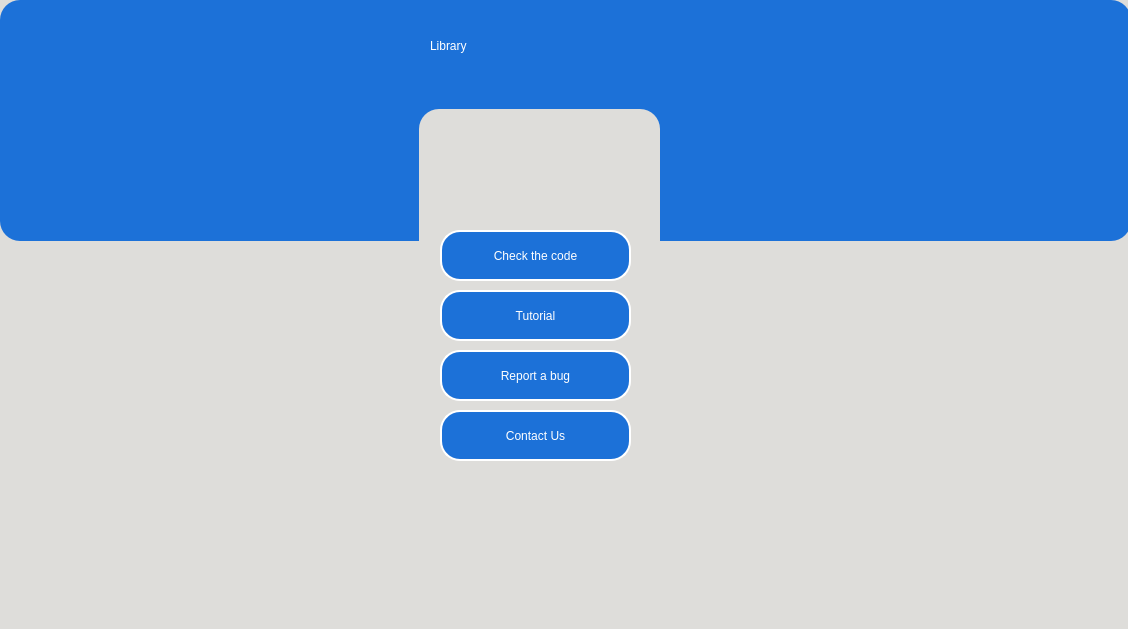
<?xml version="1.0" encoding="UTF-8"?>
<ui version="4.0">
 <class>HelpWindow</class>
 <widget class="QMainWindow" name="HelpWindow">
  <property name="geometry">
   <rect>
    <x>0</x>
    <y>0</y>
    <width>1128</width>
    <height>629</height>
   </rect>
  </property>
  <property name="windowTitle">
   <string>Help</string>
  </property>
  <property name="styleSheet">
   <string notr="true">background-color: rgb(222, 221, 218);</string>
  </property>
  <widget class="QWidget" name="centralwidget">
   <widget class="QFrame" name="frame_11">
    <property name="geometry">
     <rect>
      <x>0</x>
      <y>0</y>
      <width>1131</width>
      <height>241</height>
     </rect>
    </property>
    <property name="styleSheet">
     <string notr="true">border: 1px ;
border-radius: 20px;
background-color: rgb(28, 113, 216);</string>
    </property>
    <property name="frameShape">
     <enum>QFrame::StyledPanel</enum>
    </property>
    <property name="frameShadow">
     <enum>QFrame::Raised</enum>
    </property>
    <widget class="QLabel" name="label18">
     <property name="geometry">
      <rect>
       <x>430</x>
       <y>10</y>
       <width>221</width>
       <height>71</height>
      </rect>
     </property>
     <property name="styleSheet">
      <string notr="true">font: 63 italic 40pt &quot;URW Bookman&quot;;
color:white;</string>
     </property>
     <property name="text">
      <string>Library</string>
     </property>
    </widget>
    <widget class="QPushButton" name="icon8">
     <property name="geometry">
      <rect>
       <x>560</x>
       <y>10</y>
       <width>89</width>
       <height>41</height>
      </rect>
     </property>
     <property name="styleSheet">
      <string notr="true">background-color: rgba(28, 113, 216, 0);</string>
     </property>
     <property name="text">
      <string/>
     </property>
     <property name="icon">
      <iconset>
       <normaloff>Icons/graduate-cap.png</normaloff>Icons/graduate-cap.png</iconset>
     </property>
     <property name="iconSize">
      <size>
       <width>50</width>
       <height>50</height>
      </size>
     </property>
    </widget>
    <widget class="QPushButton" name="BACK">
     <property name="geometry">
      <rect>
       <x>10</x>
       <y>10</y>
       <width>51</width>
       <height>41</height>
      </rect>
     </property>
     <property name="styleSheet">
      <string notr="true"/>
     </property>
     <property name="text">
      <string/>
     </property>
     <property name="icon">
      <iconset>
       <normaloff>Icons/previous.png</normaloff>Icons/previous.png</iconset>
     </property>
     <property name="iconSize">
      <size>
       <width>40</width>
       <height>40</height>
      </size>
     </property>
    </widget>
   </widget>
   <widget class="QFrame" name="frame_12">
    <property name="geometry">
     <rect>
      <x>390</x>
      <y>80</y>
      <width>291</width>
      <height>451</height>
     </rect>
    </property>
    <property name="styleSheet">
     <string notr="true">border: 1px ;
border-radius: 20px;
background-color: rgba(42, 41, 41, 0)</string>
    </property>
    <property name="frameShape">
     <enum>QFrame::StyledPanel</enum>
    </property>
    <property name="frameShadow">
     <enum>QFrame::Raised</enum>
    </property>
    <widget class="QPushButton" name="icon10">
     <property name="geometry">
      <rect>
       <x>-10</x>
       <y>0</y>
       <width>311</width>
       <height>451</height>
      </rect>
     </property>
     <property name="styleSheet">
      <string notr="true"/>
     </property>
     <property name="text">
      <string/>
     </property>
     <property name="icon">
      <iconset>
       <normaloff>Icons/hand-phone.png</normaloff>Icons/hand-phone.png</iconset>
     </property>
     <property name="iconSize">
      <size>
       <width>450</width>
       <height>450</height>
      </size>
     </property>
    </widget>
    <widget class="QFrame" name="frame_13">
     <property name="geometry">
      <rect>
       <x>29</x>
       <y>29</y>
       <width>241</width>
       <height>401</height>
      </rect>
     </property>
     <property name="styleSheet">
      <string notr="true">background-color: rgb(222, 221, 218);</string>
     </property>
     <property name="frameShape">
      <enum>QFrame::StyledPanel</enum>
     </property>
     <property name="frameShadow">
      <enum>QFrame::Raised</enum>
     </property>
    </widget>
    <widget class="QPushButton" name="icon9">
     <property name="geometry">
      <rect>
       <x>110</x>
       <y>70</y>
       <width>71</width>
       <height>51</height>
      </rect>
     </property>
     <property name="styleSheet">
      <string notr="true"/>
     </property>
     <property name="text">
      <string/>
     </property>
     <property name="icon">
      <iconset>
       <normaloff>Icons/lifesaver (1).png</normaloff>Icons/lifesaver (1).png</iconset>
     </property>
     <property name="iconSize">
      <size>
       <width>50</width>
       <height>50</height>
      </size>
     </property>
    </widget>
    <widget class="QPushButton" name="CHECK_CODE">
     <property name="geometry">
      <rect>
       <x>50</x>
       <y>150</y>
       <width>191</width>
       <height>51</height>
      </rect>
     </property>
     <property name="styleSheet">
      <string notr="true">
QPushButton {
	background-color: rgb(28, 113, 216);
    border: 2px solid white;
    border-radius: 20px;
    border-style: outset;
    padding: 5px;
    transition: all .5s ease;
    color: white;
    font-family:'Montserrat', sans-serif;
    text-transform: uppercase;
    text-align: center;
    line-height: 1;
    font-size: 12px;
    padding: 10px;
    outline: none;
    
    
}
QPushButton:hover {
    color:rgb(0, 137, 236);;
    background-color: white;;
}
</string>
     </property>
     <property name="text">
      <string>Check the code</string>
     </property>
     <property name="icon">
      <iconset>
       <normaloff>Icons/coding.png</normaloff>Icons/coding.png</iconset>
     </property>
     <property name="iconSize">
      <size>
       <width>30</width>
       <height>30</height>
      </size>
     </property>
    </widget>
    <widget class="QPushButton" name="TUTORIAL">
     <property name="geometry">
      <rect>
       <x>50</x>
       <y>210</y>
       <width>191</width>
       <height>51</height>
      </rect>
     </property>
     <property name="styleSheet">
      <string notr="true">
QPushButton {
	background-color: rgb(28, 113, 216);
    border: 2px solid white;
    border-radius: 20px;
    border-style: outset;
    padding: 5px;
    transition: all .5s ease;
    color: white;
    font-family:'Montserrat', sans-serif;
    text-transform: uppercase;
    text-align: center;
    line-height: 1;
    font-size: 12px;
    padding: 10px;
    outline: none;
    
    
}
QPushButton:hover {
    color:rgb(0, 137, 236);;
    background-color: white;;
}
</string>
     </property>
     <property name="text">
      <string>Tutorial</string>
     </property>
     <property name="icon">
      <iconset>
       <normaloff>Icons/video-tutorials.png</normaloff>Icons/video-tutorials.png</iconset>
     </property>
     <property name="iconSize">
      <size>
       <width>30</width>
       <height>30</height>
      </size>
     </property>
    </widget>
    <widget class="QPushButton" name="REPORT_BUG">
     <property name="geometry">
      <rect>
       <x>50</x>
       <y>270</y>
       <width>191</width>
       <height>51</height>
      </rect>
     </property>
     <property name="styleSheet">
      <string notr="true">
QPushButton {
	background-color: rgb(28, 113, 216);
    border: 2px solid white;
    border-radius: 20px;
    border-style: outset;
    padding: 5px;
    transition: all .5s ease;
    color: white;
    font-family:'Montserrat', sans-serif;
    text-transform: uppercase;
    text-align: center;
    line-height: 1;
    font-size: 12px;
    padding: 10px;
    outline: none;
    
    
}
QPushButton:hover {
    color:rgb(0, 137, 236);;
    background-color: white;;
}
</string>
     </property>
     <property name="text">
      <string>Report a bug</string>
     </property>
     <property name="icon">
      <iconset>
       <normaloff>Icons/bug-report.png</normaloff>Icons/bug-report.png</iconset>
     </property>
     <property name="iconSize">
      <size>
       <width>30</width>
       <height>30</height>
      </size>
     </property>
    </widget>
    <widget class="QPushButton" name="CONTACT_US">
     <property name="geometry">
      <rect>
       <x>50</x>
       <y>330</y>
       <width>191</width>
       <height>51</height>
      </rect>
     </property>
     <property name="styleSheet">
      <string notr="true">
QPushButton {
	background-color: rgb(28, 113, 216);
    border: 2px solid white;
    border-radius: 20px;
    border-style: outset;
    padding: 5px;
    transition: all .5s ease;
    color: white;
    font-family:'Montserrat', sans-serif;
    text-transform: uppercase;
    text-align: center;
    line-height: 1;
    font-size: 12px;
    padding: 10px;
    outline: none;
    
    
}
QPushButton:hover {
    color:rgb(0, 137, 236);;
    background-color: white;;
}
</string>
     </property>
     <property name="text">
      <string>Contact Us</string>
     </property>
     <property name="icon">
      <iconset>
       <normaloff>Icons/contact-us.png</normaloff>Icons/contact-us.png</iconset>
     </property>
     <property name="iconSize">
      <size>
       <width>30</width>
       <height>30</height>
      </size>
     </property>
    </widget>
    <zorder>frame_13</zorder>
    <zorder>icon10</zorder>
    <zorder>icon9</zorder>
    <zorder>CHECK_CODE</zorder>
    <zorder>TUTORIAL</zorder>
    <zorder>REPORT_BUG</zorder>
    <zorder>CONTACT_US</zorder>
   </widget>
  </widget>
  <widget class="QMenuBar" name="menubar">
   <property name="geometry">
    <rect>
     <x>0</x>
     <y>0</y>
     <width>1128</width>
     <height>22</height>
    </rect>
   </property>
  </widget>
 </widget>
 <resources/>
 <connections/>
</ui>
